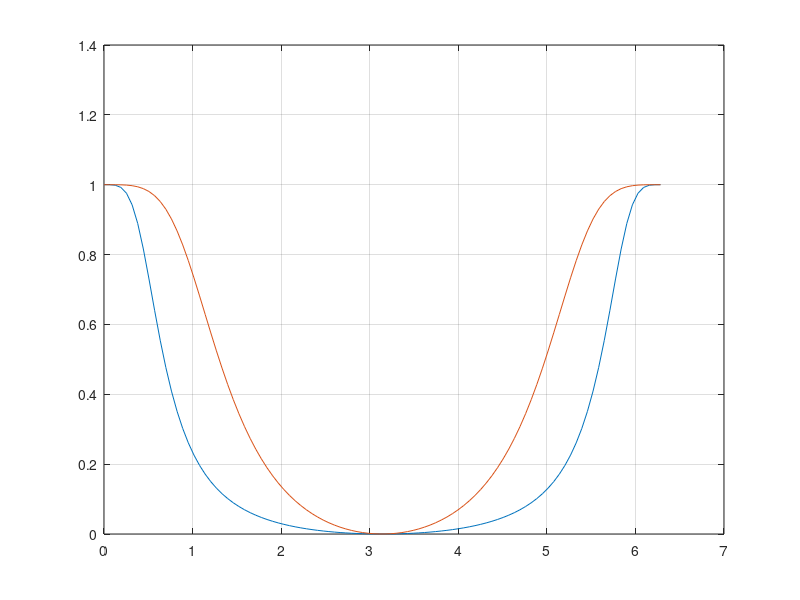

This chart was generated by the following MATLAB code:
%******************************************************************************
% \details     : 
% \autor       : Simon Burkhardt
% \file        : dsv_Aufg_3.4.7.m
% \date        : 12.2019
% \version     : 1.0
%******************************************************************************
clear all; close all; clc;
format shorteng;
Omeg = linspace(0, 2* pi);
z = exp(j*Omeg);


OMg = pi/6;
Om1 = pi/3;
alpha = sin((OMg-Om1)/2) / sin((OMg+Om1)/2)

zm1 = (z.^-1 - alpha) ./ (1 - alpha.*z.^-1);

Hlp1 = (0.0495.*(1+z.^-1).^2) ./ (1-1.28.*z.^-1+0.478.*z.^-2);
Hlp2 = (0.0495.*(1+zm1).^2) ./ (1-1.28.*zm1+0.478.*zm1.^2);



% Hlp = (0.0495.*(1+z.^-1).^2) ./ (1-1.28.*z.^-1+0.478.*z.^-2);
plot(Omeg, abs(Hlp1)); hold on;
plot(Omeg, abs(Hlp2)); grid on;


